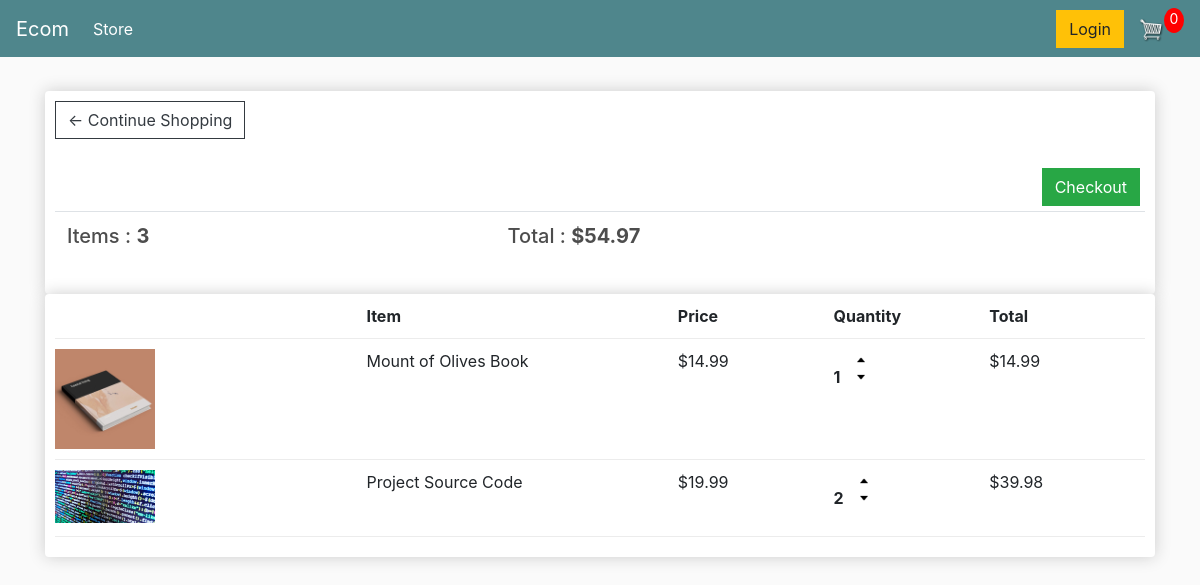
The app's page /cart/ (signed in) with its own data.
### store/models.py (models this page shows, shortened)
class Order(models.Model):
    customer = models.ForeignKey(Customer, on_delete=models.SET_NULL, null=True, blank=True)
    date_ordered = models.DateTimeField(auto_now_add=True)
    complete = models.BooleanField(default=False)
    transaction_id = models.CharField(max_length=100, null=True)
    @property
    def get_cart_total(self):
        orderItems = self.orderitem_set.all()
        total = sum([item.get_total for item in orderItems])
        return total
    @property
    def get_cart_items(self):
        orderItems = self.orderitem_set.all()
        total = sum([item.quantity for item in orderItems])
        return total

class OrderItem(models.Model):
    product = models.ForeignKey(Product, on_delete=models.SET_NULL, null=True)
    order = models.ForeignKey(Order, on_delete=models.SET_NULL, null=True)
    quantity = models.IntegerField(default=0, null=True, blank=True)
    date_added = models.DateTimeField(auto_now_add=True)
    @property
    def get_total(self):
        total = self.product.price * self.quantity
        return total

class Product(models.Model):
    name = models.CharField(max_length=200)
    price = models.FloatField()
    digital = models.BooleanField(default=False, null=True, blank=True)
    image = models.ImageField(null=True, blank=True)
    @property
    def imageURL(self):
        try:
            url = self.image.url
        except:
            url = ''
        return url

### store/views.py (the view)
# urls.py: path('cart/', views.cart, name='cart'),
def cart(request):
    if request.user.is_authenticated:
        customer = request.user.customer
        order, created = Order.objects.get_or_create(customer=customer, complete=False)
        items = order.orderitem_set.all()
    else:
        items = []
        order = {
            'get_cart_total': 0,
            'get_cart_items': 0
        }
    context = {
        'items': items,
        'order': order
    }
    return render(request, 'store/Cart.html', context)

### store/templates/store/Cart.html
{% extends 'store/Main.html' %}
{% load static %}
{% block content %}
    <div class="row">
        <div class="col-lg-12">
            <div class="box-element">
                <a class="btn btn-outline-dark" href="{% url 'store' %}">&#x2190; Continue Shopping</a>
                <br>
                <br>
                <table class="table">
                    <tr>
                        <th><h5>Items : <strong>{{ order.get_cart_items }}</strong></h5></th>
                        <th><h5>Total : <strong>${{ order.get_cart_total|floatformat:2 }}</strong></h5></th>
                        <a style="float: right;margin: 5px;" class="btn btn-success" href="{% url 'checkout' %}">
                            Checkout
                        </a>
                    </tr>
                </table>
            </div>
            <div class="box-element">
                <div class="cart-row">
                    <div style="flex: 2"></div>
                    <div style="flex: 2"><strong>Item</strong></div>
                    <div style="flex: 1"><strong>Price</strong></div>
                    <div style="flex: 1"><strong>Quantity</strong></div>
                    <div style="flex: 1"><strong>Total</strong></div>
                </div>
                {% for item in items %}
                <div class="cart-row">
                    <div style="flex: 2"><img class="row-image" src="{{ item.product.imageURL}}"></div>
                    <div style="flex: 2">{{ item.product.name}}</div>
                    <div style="flex: 1">${{ item.product.price|floatformat:2 }}</div>
                    <div style="flex: 1">
                        <p class="quantity">{{ item.quantity }}</p>
                        <div class="quantity">
                            <img class="chg-quantity" src="{% static 'images/arrow-up.png' %}">
                            <img class="chg-quantity" src="{% static 'images/arrow-down.png' %}">
                        </div>
                    </div>
                    <div style="flex: 1">${{ item.get_total|floatformat:2 }}</div>
                </div>
                {% endfor %}
            </div>
        </div>
    </div>
{% endblock %}

### static/css/main.css (style rules this page uses)
body { background-color: hsl(0, 0%, 98%); }
h1,h2,h3,h4,h5,h6 { color:hsl(0, 0%, 30%); }
.box-element { box-shadow:hsl(0, 0%, 80%) 0 0 16px; background-color: #fff; border-radius: 4px; padding: 10px; }
.col-lg-4, .col-lg-6, .col-lg-8, .col-lg-12 { margin-top: 10px; }
.btn { border-radius: 0; }
.row-image { width: 100px; }
.cart-row { display: flex; align-items: flex-stretch; padding-bottom: 10px; margin-bottom: 10px; border-bottom: 1px solid #ececec; }
.quantity { display: inline-block; font-weight: 700; padding-right:10px; }
.chg-quantity { width: 12px; cursor: pointer; display: block; margin-top: 5px; transition:.1s; }

### records on screen
Order: get_cart_items "3", get_cart_total "54.97"
OrderItem: product.imageURL (picture), product.name "Mount of Olives Book", product.price "14.99", quantity "1", get_total "14.99"
OrderItem: product.imageURL (picture), product.name "Project Source Code", product.price "19.99", quantity "2", get_total "39.98"
